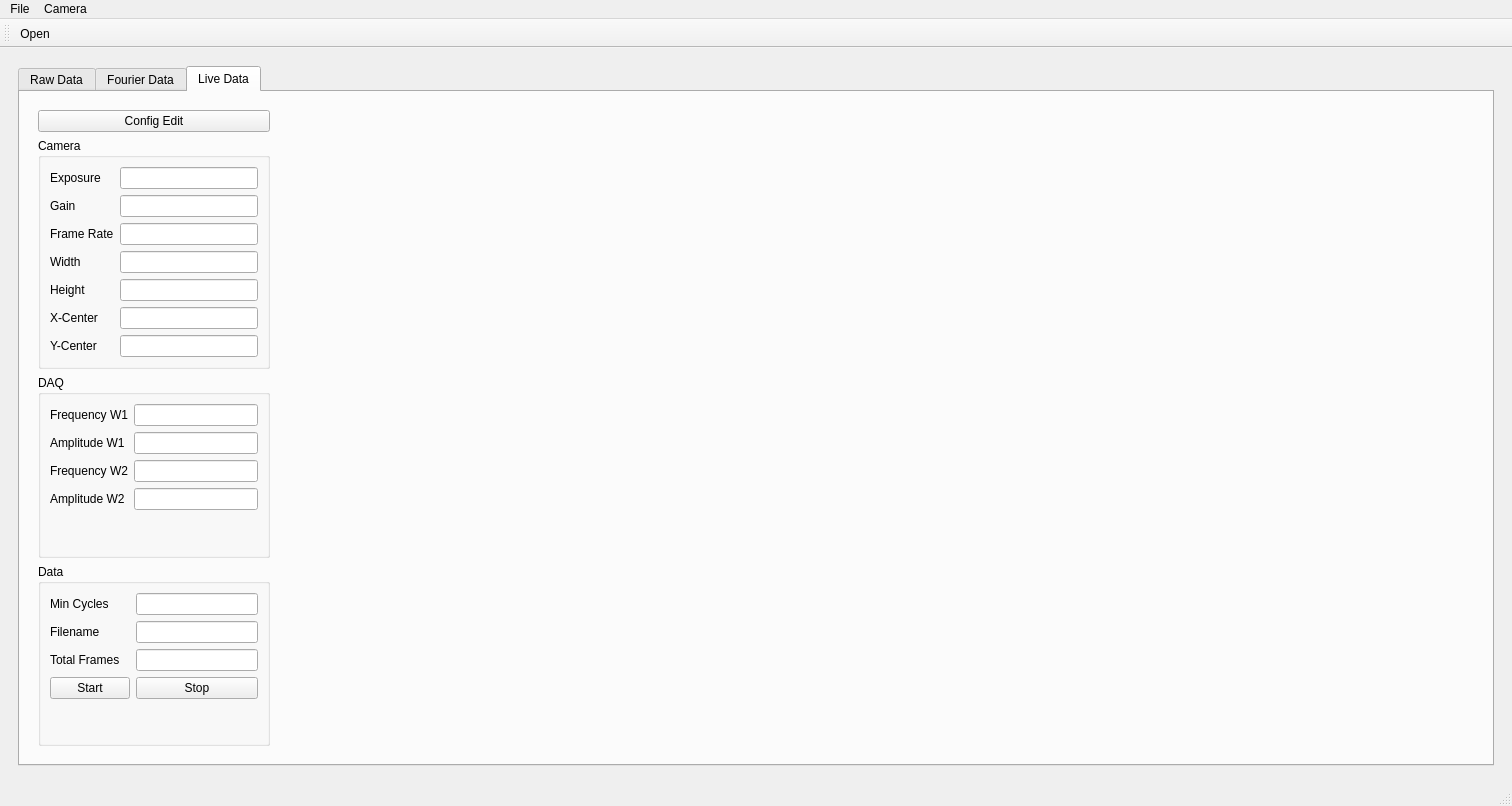
<?xml version="1.0" encoding="UTF-8"?>
<ui version="4.0">
 <class>MainWindow</class>
 <widget class="QMainWindow" name="MainWindow">
  <property name="geometry">
   <rect>
    <x>0</x>
    <y>0</y>
    <width>1512</width>
    <height>806</height>
   </rect>
  </property>
  <property name="windowTitle">
   <string>MainWindow</string>
  </property>
  <widget class="QWidget" name="centralwidget">
   <layout class="QVBoxLayout" name="verticalLayout_5">
    <item>
     <widget class="QWidget" name="data_widget" native="true">
      <layout class="QHBoxLayout" name="horizontalLayout_2">
       <item>
        <widget class="QTabWidget" name="tabWidget">
         <property name="currentIndex">
          <number>2</number>
         </property>
         <widget class="QWidget" name="raw_data">
          <attribute name="title">
           <string>Raw Data</string>
          </attribute>
          <layout class="QHBoxLayout" name="horizontalLayout_4">
           <item>
            <widget class="QWidget" name="widget_4" native="true">
             <property name="maximumSize">
              <size>
               <width>250</width>
               <height>16777215</height>
              </size>
             </property>
             <property name="styleSheet">
              <string notr="true"/>
             </property>
             <layout class="QVBoxLayout" name="verticalLayout_2">
              <item>
               <widget class="QWidget" name="widget_3" native="true">
                <widget class="QLabel" name="label">
                 <property name="geometry">
                  <rect>
                   <x>0</x>
                   <y>10</y>
                   <width>58</width>
                   <height>16</height>
                  </rect>
                 </property>
                 <property name="text">
                  <string>Filename:</string>
                 </property>
                 <property name="buddy">
                  <cstring>filename_name</cstring>
                 </property>
                </widget>
                <widget class="QLineEdit" name="filename_name">
                 <property name="enabled">
                  <bool>false</bool>
                 </property>
                 <property name="geometry">
                  <rect>
                   <x>70</x>
                   <y>10</y>
                   <width>150</width>
                   <height>20</height>
                  </rect>
                 </property>
                 <property name="minimumSize">
                  <size>
                   <width>150</width>
                   <height>0</height>
                  </size>
                 </property>
                 <property name="maximumSize">
                  <size>
                   <width>50</width>
                   <height>20</height>
                  </size>
                 </property>
                </widget>
                <widget class="QPushButton" name="add_roi_button">
                 <property name="geometry">
                  <rect>
                   <x>-10</x>
                   <y>40</y>
                   <width>238</width>
                   <height>32</height>
                  </rect>
                 </property>
                 <property name="toolTip">
                  <string>Adds a ROI box to the image to perform a quick visualization</string>
                 </property>
                 <property name="text">
                  <string>Add Roi</string>
                 </property>
                </widget>
                <widget class="QPushButton" name="plot_roi_button">
                 <property name="geometry">
                  <rect>
                   <x>-10</x>
                   <y>80</y>
                   <width>238</width>
                   <height>32</height>
                  </rect>
                 </property>
                 <property name="toolTip">
                  <string>Plot the signal, FFT, and spectrogram on the selected ROI</string>
                 </property>
                 <property name="text">
                  <string>Plot</string>
                 </property>
                </widget>
                <widget class="QGroupBox" name="groupBox_5">
                 <property name="geometry">
                  <rect>
                   <x>0</x>
                   <y>130</y>
                   <width>226</width>
                   <height>291</height>
                  </rect>
                 </property>
                 <property name="title">
                  <string>Camera</string>
                 </property>
                 <layout class="QFormLayout" name="formLayout_5">
                  <item row="0" column="0">
                   <widget class="QLabel" name="label_32">
                    <property name="text">
                     <string>Exposure</string>
                    </property>
                    <property name="buddy">
                     <cstring>line_exposure</cstring>
                    </property>
                   </widget>
                  </item>
                  <item row="0" column="1">
                   <widget class="QLineEdit" name="exposure_freerun"/>
                  </item>
                  <item row="1" column="0">
                   <widget class="QLabel" name="label_33">
                    <property name="text">
                     <string>Gain</string>
                    </property>
                   </widget>
                  </item>
                  <item row="1" column="1">
                   <widget class="QLineEdit" name="gain_freerun"/>
                  </item>
                  <item row="2" column="0">
                   <widget class="QLabel" name="label_34">
                    <property name="text">
                     <string>Frame Rate</string>
                    </property>
                   </widget>
                  </item>
                  <item row="2" column="1">
                   <widget class="QLineEdit" name="framerate_freerun"/>
                  </item>
                  <item row="3" column="0">
                   <widget class="QLabel" name="label_35">
                    <property name="text">
                     <string>Width</string>
                    </property>
                   </widget>
                  </item>
                  <item row="3" column="1">
                   <widget class="QLineEdit" name="width_freerun"/>
                  </item>
                  <item row="4" column="0">
                   <widget class="QLabel" name="label_36">
                    <property name="text">
                     <string>Height</string>
                    </property>
                   </widget>
                  </item>
                  <item row="4" column="1">
                   <widget class="QLineEdit" name="height_freerun"/>
                  </item>
                  <item row="5" column="0">
                   <widget class="QLabel" name="label_37">
                    <property name="text">
                     <string>X-Center</string>
                    </property>
                   </widget>
                  </item>
                  <item row="5" column="1">
                   <widget class="QLineEdit" name="xcenter_freerun"/>
                  </item>
                  <item row="6" column="0">
                   <widget class="QLabel" name="label_38">
                    <property name="text">
                     <string>Y-Center</string>
                    </property>
                   </widget>
                  </item>
                  <item row="6" column="1">
                   <widget class="QLineEdit" name="ycenter_freerun"/>
                  </item>
                  <item row="7" column="0">
                   <widget class="QLabel" name="label_19">
                    <property name="text">
                     <string>Autogain</string>
                    </property>
                   </widget>
                  </item>
                  <item row="8" column="0">
                   <widget class="QLabel" name="label_20">
                    <property name="text">
                     <string>Pixel Format:</string>
                    </property>
                   </widget>
                  </item>
                  <item row="8" column="1">
                   <widget class="QComboBox" name="pixel_format_box"/>
                  </item>
                 </layout>
                </widget>
                <widget class="QCheckBox" name="freerun_checkbox">
                 <property name="geometry">
                  <rect>
                   <x>80</x>
                   <y>500</y>
                   <width>72</width>
                   <height>20</height>
                  </rect>
                 </property>
                 <property name="text">
                  <string>Freerun</string>
                 </property>
                </widget>
                <widget class="QLineEdit" name="refresh_rate_value">
                 <property name="geometry">
                  <rect>
                   <x>60</x>
                   <y>470</y>
                   <width>119</width>
                   <height>21</height>
                  </rect>
                 </property>
                </widget>
                <widget class="QLabel" name="label_18">
                 <property name="geometry">
                  <rect>
                   <x>20</x>
                   <y>470</y>
                   <width>60</width>
                   <height>16</height>
                  </rect>
                 </property>
                 <property name="text">
                  <string>FPS</string>
                 </property>
                </widget>
                <widget class="QPushButton" name="update_config">
                 <property name="geometry">
                  <rect>
                   <x>20</x>
                   <y>430</y>
                   <width>181</width>
                   <height>32</height>
                  </rect>
                 </property>
                 <property name="text">
                  <string>Update Configuration</string>
                 </property>
                </widget>
               </widget>
              </item>
             </layout>
            </widget>
           </item>
          </layout>
         </widget>
         <widget class="QWidget" name="fft_widget">
          <property name="maximumSize">
           <size>
            <width>16777215</width>
            <height>16777215</height>
           </size>
          </property>
          <attribute name="title">
           <string>Fourier Data</string>
          </attribute>
          <layout class="QHBoxLayout" name="horizontalLayout">
           <item>
            <widget class="QWidget" name="widget_5" native="true">
             <property name="maximumSize">
              <size>
               <width>200</width>
               <height>16777215</height>
              </size>
             </property>
             <widget class="QLabel" name="label_2">
              <property name="geometry">
               <rect>
                <x>13</x>
                <y>12</y>
                <width>92</width>
                <height>16</height>
               </rect>
              </property>
              <property name="text">
               <string>Filter Freq (Hz)</string>
              </property>
              <property name="buddy">
               <cstring>frequency_line</cstring>
              </property>
             </widget>
             <widget class="QLineEdit" name="frequency_line">
              <property name="geometry">
               <rect>
                <x>113</x>
                <y>12</y>
                <width>75</width>
                <height>21</height>
               </rect>
              </property>
              <property name="toolTip">
               <string>Frequency to filter the data after a Fourier Transform</string>
              </property>
             </widget>
             <widget class="QLabel" name="label_3">
              <property name="geometry">
               <rect>
                <x>40</x>
                <y>43</y>
                <width>65</width>
                <height>16</height>
               </rect>
              </property>
              <property name="text">
               <string>Min cycles</string>
              </property>
              <property name="buddy">
               <cstring>min_cycles_line</cstring>
              </property>
             </widget>
             <widget class="QLineEdit" name="min_cycles_line">
              <property name="geometry">
               <rect>
                <x>113</x>
                <y>43</y>
                <width>75</width>
                <height>21</height>
               </rect>
              </property>
              <property name="toolTip">
               <string>For how many cycles should the signal be integrated before calculating the FFT</string>
              </property>
             </widget>
             <widget class="QPushButton" name="filter_data_button">
              <property name="geometry">
               <rect>
                <x>6</x>
                <y>74</y>
                <width>105</width>
                <height>32</height>
               </rect>
              </property>
              <property name="toolTip">
               <string>Use the frequency and number of cycles to perform an FFT over all the images</string>
              </property>
              <property name="text">
               <string>Filter Data</string>
              </property>
             </widget>
            </widget>
           </item>
          </layout>
         </widget>
         <widget class="QWidget" name="live_data_widget">
          <property name="maximumSize">
           <size>
            <width>16777215</width>
            <height>16777215</height>
           </size>
          </property>
          <attribute name="title">
           <string>Live Data</string>
          </attribute>
          <layout class="QHBoxLayout" name="horizontalLayout_5">
           <item>
            <widget class="QWidget" name="control_widget" native="true">
             <property name="maximumSize">
              <size>
               <width>250</width>
               <height>16777215</height>
              </size>
             </property>
             <layout class="QVBoxLayout" name="verticalLayout">
              <item>
               <widget class="QPushButton" name="button_config_edit">
                <property name="text">
                 <string>Config Edit</string>
                </property>
               </widget>
              </item>
              <item>
               <widget class="QGroupBox" name="groupBox">
                <property name="title">
                 <string>Camera</string>
                </property>
                <layout class="QFormLayout" name="formLayout">
                 <item row="0" column="0">
                  <widget class="QLabel" name="label_4">
                   <property name="text">
                    <string>Exposure</string>
                   </property>
                   <property name="buddy">
                    <cstring>line_exposure</cstring>
                   </property>
                  </widget>
                 </item>
                 <item row="0" column="1">
                  <widget class="QLineEdit" name="line_exposure"/>
                 </item>
                 <item row="1" column="0">
                  <widget class="QLabel" name="label_5">
                   <property name="text">
                    <string>Gain</string>
                   </property>
                  </widget>
                 </item>
                 <item row="1" column="1">
                  <widget class="QLineEdit" name="line_gain"/>
                 </item>
                 <item row="2" column="0">
                  <widget class="QLabel" name="label_6">
                   <property name="text">
                    <string>Frame Rate</string>
                   </property>
                  </widget>
                 </item>
                 <item row="2" column="1">
                  <widget class="QLineEdit" name="line_framerate"/>
                 </item>
                 <item row="3" column="0">
                  <widget class="QLabel" name="label_7">
                   <property name="text">
                    <string>Width</string>
                   </property>
                  </widget>
                 </item>
                 <item row="3" column="1">
                  <widget class="QLineEdit" name="line_width"/>
                 </item>
                 <item row="4" column="0">
                  <widget class="QLabel" name="label_8">
                   <property name="text">
                    <string>Height</string>
                   </property>
                  </widget>
                 </item>
                 <item row="4" column="1">
                  <widget class="QLineEdit" name="line_height"/>
                 </item>
                 <item row="5" column="0">
                  <widget class="QLabel" name="label_9">
                   <property name="text">
                    <string>X-Center</string>
                   </property>
                  </widget>
                 </item>
                 <item row="5" column="1">
                  <widget class="QLineEdit" name="line_xcenter"/>
                 </item>
                 <item row="6" column="0">
                  <widget class="QLabel" name="label_10">
                   <property name="text">
                    <string>Y-Center</string>
                   </property>
                  </widget>
                 </item>
                 <item row="6" column="1">
                  <widget class="QLineEdit" name="line_ycenter"/>
                 </item>
                </layout>
               </widget>
              </item>
              <item>
               <widget class="QGroupBox" name="groupBox_2">
                <property name="title">
                 <string>DAQ</string>
                </property>
                <layout class="QFormLayout" name="formLayout_2">
                 <item row="0" column="0">
                  <widget class="QLabel" name="label_11">
                   <property name="text">
                    <string>Frequency W1</string>
                   </property>
                  </widget>
                 </item>
                 <item row="0" column="1">
                  <widget class="QLineEdit" name="line_frequencyw1"/>
                 </item>
                 <item row="1" column="0">
                  <widget class="QLabel" name="label_12">
                   <property name="text">
                    <string>Amplitude W1</string>
                   </property>
                  </widget>
                 </item>
                 <item row="1" column="1">
                  <widget class="QLineEdit" name="line_amplitudew1"/>
                 </item>
                 <item row="2" column="0">
                  <widget class="QLabel" name="label_13">
                   <property name="text">
                    <string>Frequency W2</string>
                   </property>
                  </widget>
                 </item>
                 <item row="2" column="1">
                  <widget class="QLineEdit" name="line_frequencyw2"/>
                 </item>
                 <item row="3" column="0">
                  <widget class="QLabel" name="label_14">
                   <property name="text">
                    <string>Amplitude W2</string>
                   </property>
                  </widget>
                 </item>
                 <item row="3" column="1">
                  <widget class="QLineEdit" name="line_amplitudew2"/>
                 </item>
                </layout>
               </widget>
              </item>
              <item>
               <widget class="QGroupBox" name="groupBox_3">
                <property name="title">
                 <string>Data</string>
                </property>
                <layout class="QFormLayout" name="formLayout_4">
                 <item row="1" column="1">
                  <widget class="QLineEdit" name="line_filename"/>
                 </item>
                 <item row="1" column="0">
                  <widget class="QLabel" name="label_15">
                   <property name="text">
                    <string>Filename</string>
                   </property>
                  </widget>
                 </item>
                 <item row="2" column="0">
                  <widget class="QLabel" name="label_16">
                   <property name="text">
                    <string>Total Frames</string>
                   </property>
                  </widget>
                 </item>
                 <item row="2" column="1">
                  <widget class="QLineEdit" name="line_totalframes"/>
                 </item>
                 <item row="0" column="1">
                  <widget class="QLineEdit" name="line_mincycles"/>
                 </item>
                 <item row="0" column="0">
                  <widget class="QLabel" name="label_17">
                   <property name="text">
                    <string>Min Cycles</string>
                   </property>
                  </widget>
                 </item>
                 <item row="3" column="0">
                  <widget class="QPushButton" name="button_start">
                   <property name="text">
                    <string>Start</string>
                   </property>
                  </widget>
                 </item>
                 <item row="3" column="1">
                  <widget class="QPushButton" name="button_stop">
                   <property name="text">
                    <string>Stop</string>
                   </property>
                  </widget>
                 </item>
                </layout>
               </widget>
              </item>
             </layout>
            </widget>
           </item>
           <item>
            <widget class="QWidget" name="widget" native="true">
             <property name="minimumSize">
              <size>
               <width>400</width>
               <height>400</height>
              </size>
             </property>
             <layout class="QHBoxLayout" name="horizontalLayout_6">
              <item>
               <widget class="ImageView" name="widget_6" native="true"/>
              </item>
              <item>
               <widget class="ImageView" name="widget_2" native="true"/>
              </item>
             </layout>
            </widget>
           </item>
          </layout>
         </widget>
        </widget>
       </item>
      </layout>
     </widget>
    </item>
   </layout>
  </widget>
  <widget class="QMenuBar" name="menubar">
   <property name="geometry">
    <rect>
     <x>0</x>
     <y>0</y>
     <width>1512</width>
     <height>37</height>
    </rect>
   </property>
   <widget class="QMenu" name="menuFile">
    <property name="title">
     <string>File</string>
    </property>
    <addaction name="action_open"/>
    <addaction name="actionExport_Data"/>
   </widget>
   <widget class="QMenu" name="menuCa_era">
    <property name="title">
     <string>Camera</string>
    </property>
    <addaction name="action_connect"/>
    <addaction name="action_close"/>
   </widget>
   <addaction name="menuFile"/>
   <addaction name="menuCa_era"/>
  </widget>
  <widget class="QStatusBar" name="statusbar"/>
  <widget class="QToolBar" name="toolBar">
   <property name="windowTitle">
    <string>toolBar</string>
   </property>
   <attribute name="toolBarArea">
    <enum>TopToolBarArea</enum>
   </attribute>
   <attribute name="toolBarBreak">
    <bool>false</bool>
   </attribute>
   <addaction name="action_open"/>
  </widget>
  <action name="action_open">
   <property name="icon">
    <iconset>
     <normaloff>../../../../../../Downloads/Win11-red/Win11-red/actions/16/document-open.svg</normaloff>../../../../../../Downloads/Win11-red/Win11-red/actions/16/document-open.svg</iconset>
   </property>
   <property name="text">
    <string>Open</string>
   </property>
   <property name="toolTip">
    <string>Open File</string>
   </property>
   <property name="shortcut">
    <string>Ctrl+O</string>
   </property>
  </action>
  <action name="actionExport_Data">
   <property name="text">
    <string>Export Data</string>
   </property>
  </action>
  <action name="action_connect">
   <property name="text">
    <string>Connect</string>
   </property>
  </action>
  <action name="action_close">
   <property name="text">
    <string>Disconnect</string>
   </property>
  </action>
 </widget>
 <customwidgets>
  <customwidget>
   <class>ImageView</class>
   <extends>QWidget</extends>
   <header>pyqtgraph</header>
   <container>1</container>
  </customwidget>
 </customwidgets>
 <resources/>
 <connections/>
</ui>
